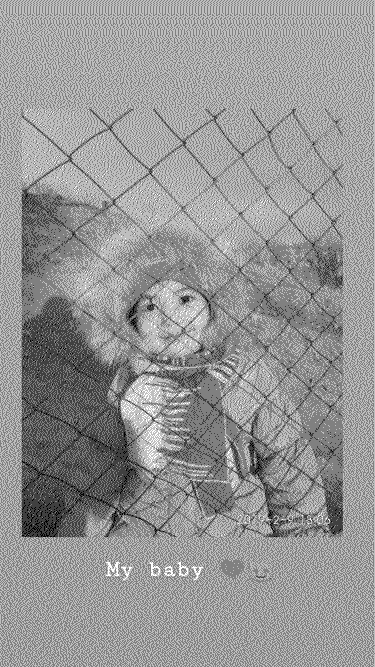
%> input picture baby_dither.png, 750 x 1334 px (shown at 1/2 size)
$ octave proj1.m   (GNU Octave 9; MATLAB toolbox functions it lacks are replaced by stand-ins)
%> lines starting %> are read from the running program, lines starting %| are printed output that depends on the picture
number_of_patches = 200;
photo_size_ratio = 1;
end_result_image = 'mosaic.png';
distance = 3;
types_of_files = {['*.JPEG;*.JPG;*.PNG;'],'MATLAB Graphical Files'};
other_types_of_files = {'BMP' 'GIF' 'HDF' 'JPEG' 'JPG' 'PBM' 'PCX' 'PGM' ...
    'PNG' 'PNM' 'PPM' 'RAS' 'TIFF' 'TIF' 'XWD'};
% get the directory of images
imagePath = uigetfile(types_of_files, 'Select the main mosiac image');
%> the answer given: baby_dither.png
imageDirect = uigetdir()
%> the answer given: .
% original img size
mIm = imread(imagePath);
%> mIm is the input picture: size 1334x750 uint8; 58.6% white; black in thin lines or dots
img_size = size(mIm);
%> img_size = [1334 750]


% set size based on original size
t_pxls = floor(img_size(1)/number_of_patches);
%> t_pxls = 6
t_size = [t_pxls t_pxls];
%> t_size = [6 6]
nh = floor(img_size(2)/t_pxls);
%> nh = 125
nT = [number_of_patches nh];
%> nT = [200 125]
nsize = [number_of_patches nh].*t_pxls;
%> nsize = [1200 750]
mIm = imresize(mIm, nsize);
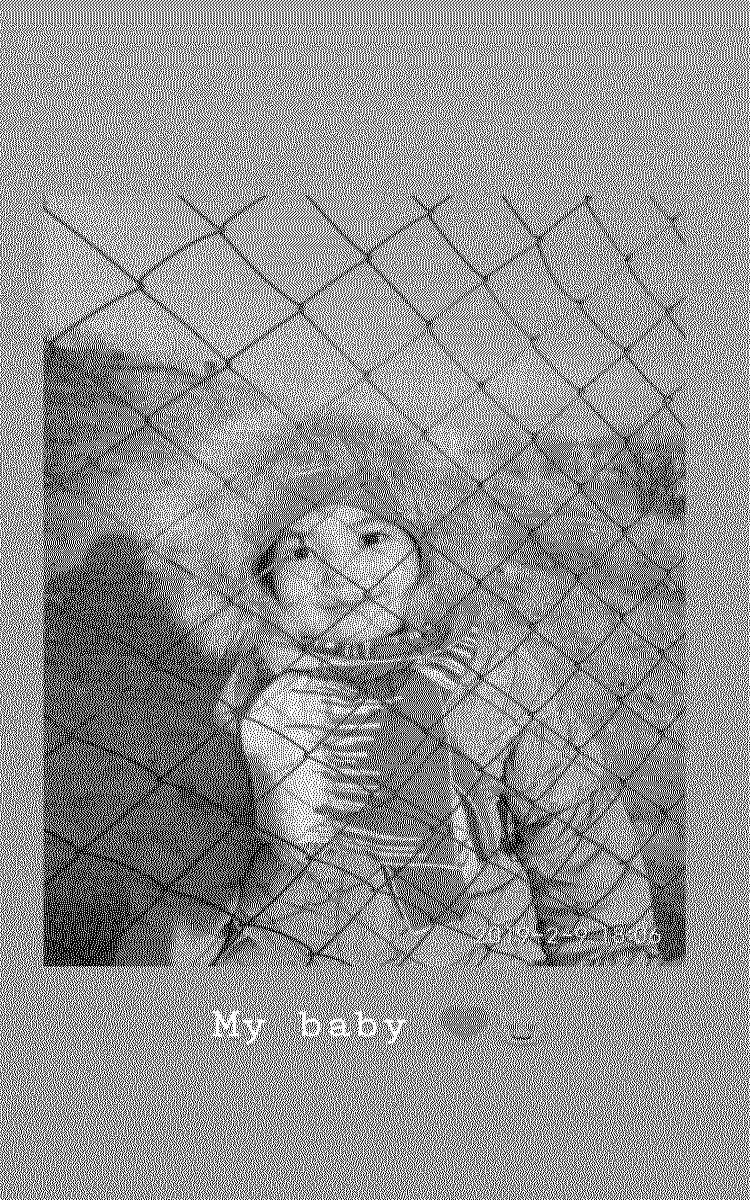
%> mIm: size 1200x750 uint8; min 0, max 255, mean 148.2
% get all images
photos_directory = dir(imageDirect);
m_index = 1;
%For each image add it to array
for directory_ind = 1:length(photos_directory)
    if ~photos_directory(directory_ind).isdir
        file_name = photos_directory(directory_ind).name;
        %Check file extension
        [~, ~, ext] = fileparts(file_name);
        if max(strcmpi(ext(2:end), other_types_of_files))
            mosaic_files{m_index} = file_name;
            m_index = m_index+1;
        end
    end
end
%% Resize directory images into the_patches
%progress = waitbar(0, 'Creating Mosaic Thumbnails...');
num_files = length(mosaic_files);
mosaic_imgs = cell(1, num_files);

%resize each image
for m_index = 1:num_files
    img = imread([imageDirect, filesep, mosaic_files{m_index}]);

    res_img = uint8(imresize(img, t_size*photo_size_ratio));
%> res_img = [170 169 167 167 167 168; 157 165 168 167 163 162; 123 147 156 155 141 146; 104 97 152 135 143 146; 109 101 142 139 137 143; 156 160 160 159 157 157]
    the_patches{m_index} = res_img;
    %imwrite(res_img, [thumb_dir, filesep, strcat(num2str(m_index),'.jpg')], 'jpg');
   % waitbar(m_index/num_files, progress);
end

% calculating patch averages
for m_index = 1:num_files
    cur_thumb = the_patches{m_index};
    RGB_vals{m_index} = mean(reshape(cur_thumb, [], 3), 1);

end
%> after the loop, RGB_vals = {[138.2 155.6 152.5], [138.2 155.6 152.5]}

%  finding the closest matching thumb
pic_map = zeros(nT);
tiles_done = 0;
for row_tile = 1:nT(1)
    for col_tile = 1:nT(2)
        closest = 1;
        shortest_dist = 1000;
        cur_tile = mIm(t_pxls*(row_tile-1)+1:t_pxls*(row_tile), ...
        t_pxls*(col_tile-1)+1:t_pxls*(col_tile),:);
        cur_RGB = mean(reshape(cur_tile, [], 3), 1);
        for thumb_tile = 1:num_files
            dist = calc_distance(RGB_vals{thumb_tile}, cur_RGB);
            if dist < shortest_dist
                if isempty(find( ...
                        pic_map(max(row_tile-distance,1): ...
                        min(row_tile+distance,nT(1)),...
                        max(col_tile-distance,1): ...
                        min(col_tile+distance,nT(2))) ...
                        == thumb_tile, 1))
                    shortest_dist = dist;
                    pic_map(row_tile, col_tile) = thumb_tile;
                end
            end
        end
        tiles_done = tiles_done + 1;
    end
end
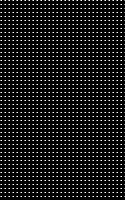
%> pic_map: size 200x125 double; min 0, max 2, mean 0.188; drawn with min black and max white
%> after the loop, tiles_done = 25000

% mapping of patches and create mosaic
for row_tile = 1:nT(1)
    cur_row = the_patches{pic_map(row_tile, 1)};
    for col_tile = 2:nT(2)
%> (the run ends here)
